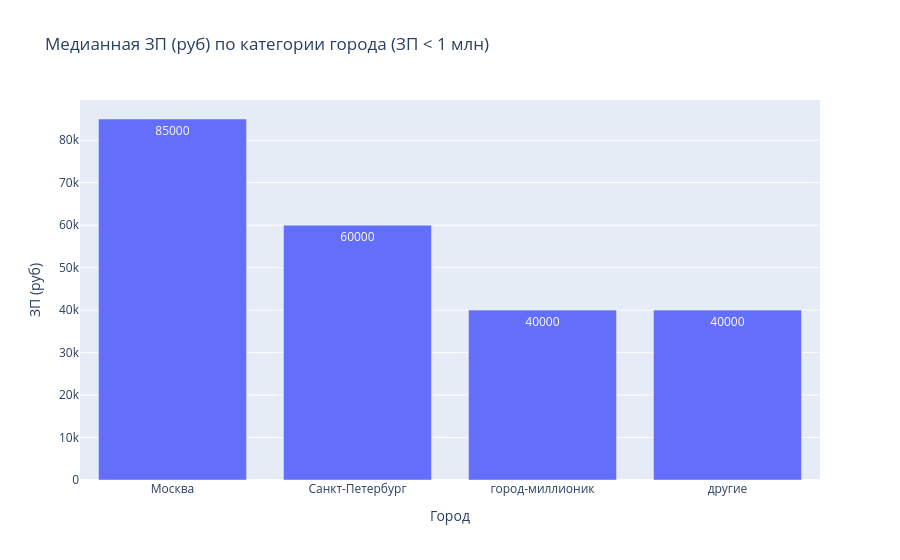

This figure's notebook cell:
### Markdown cell above
5. Постройте диаграмму, которая показывает распределение желаемой заработной платы (**"ЗП (руб)"**) в зависимости от города (**"Город"**). Используйте для диаграммы данные о резюме, где желая заработная плата меньше 1 млн рублей.
*Сделайте выводы по полученной диаграмме: как соотносятся медианные уровни желаемой заработной платы и их размах в городах? Как вы считаете, важен ли признак города при прогнозировании заработной платы?*

### Code cell
city_stat = (df_sal.groupby('Город', as_index=False).agg(median_salary=('ЗП (руб)', 'median'), n=('ЗП (руб)', 'size')).sort_values('median_salary', ascending=False))

display(city_stat)

fig = px.bar(city_stat, x='Город', y='median_salary', text='median_salary', title='Медианная ЗП (руб) по категории города (ЗП < 1 млн)')

fig.update_layout(yaxis_title='ЗП (руб)', xaxis_title='Город')

### Figure 1 — Plotly figure (JSON) as saved in the notebook; plotly's stock layout.template omitted (floating-point values rounded to 4 significant figures)
{"data": [{"hovertemplate": "Город=%{x}<br>median_salary=%{text}<extra></extra>", "legendgroup": "", "marker": {"color": "#636efa", "pattern": {"shape": ""}}, "name": "", "orientation": "v", "showlegend": false, "text": [85000.0, 60000.0, 40000.0, 40000.0], "textposition": "auto", "type": "bar", "x": ["Москва", "Санкт-Петербург", "город-миллионик", "другие"], "xaxis": "x", "y": [85000.0, 60000.0, 40000.0, 40000.0], "yaxis": "y"}], "layout": {"barmode": "relative", "legend": {"tracegroupgap": 0}, "title": {"text": "Медианная ЗП (руб) по категории города (ЗП < 1 млн)"}, "xaxis": {"anchor": "y", "domain": [0, 1], "title": {"text": "Город"}}, "yaxis": {"anchor": "x", "domain": [0, 1], "title": {"text": "ЗП (руб)"}}}}
